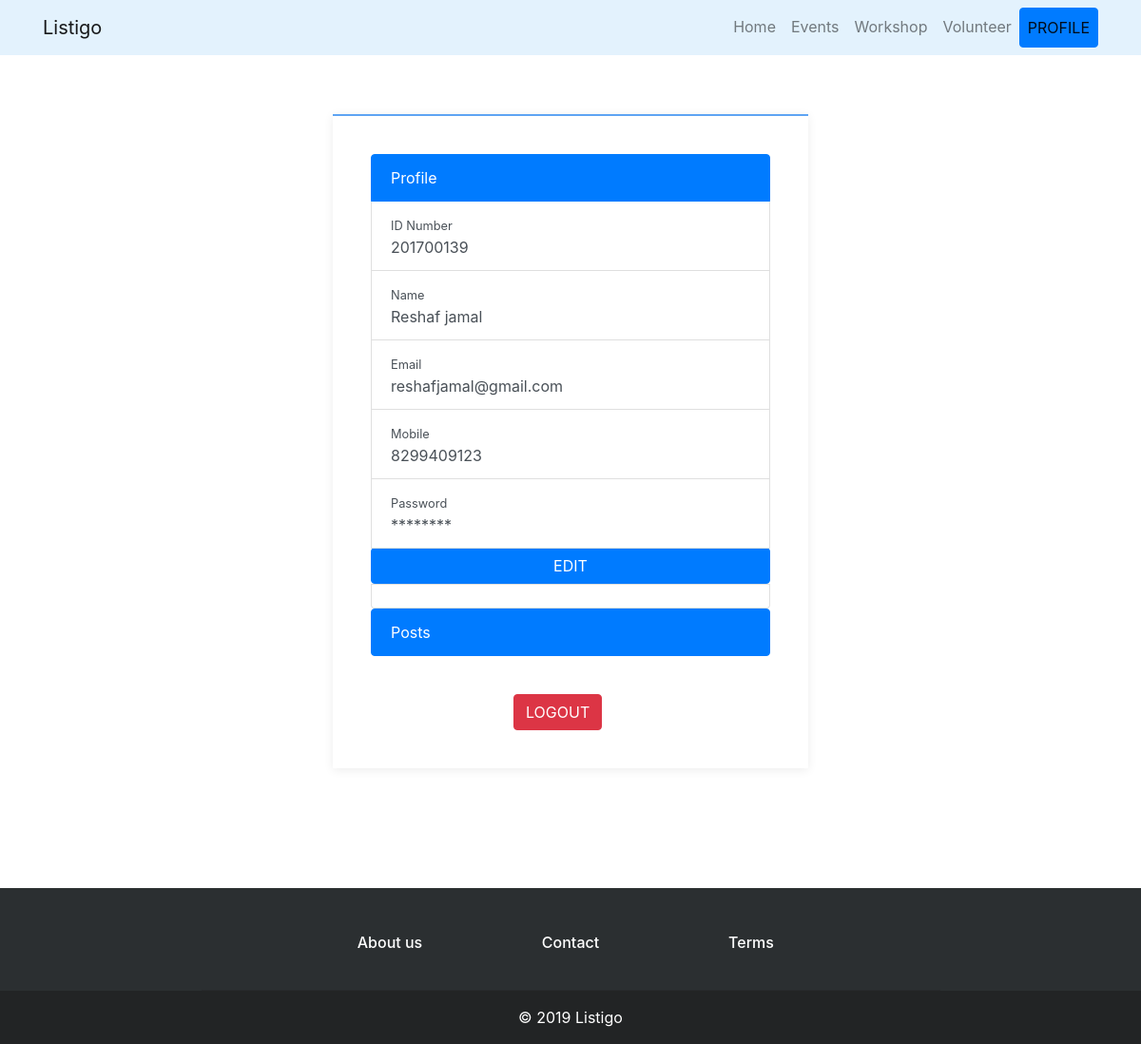
The app's page /profile.php (signed in) with its own data.
### tables this page shows
CREATE TABLE `user` (
  `Name` varchar(50) NOT NULL,
  `ID` bigint(20) UNSIGNED NOT NULL,
  `Password` varchar(20) NOT NULL,
  `Email` varchar(30) NOT NULL,
  `Mobile` bigint(20) UNSIGNED NOT NULL,
  `Verified` tinyint(1) NOT NULL DEFAULT 0
);

### profile.php (the view, shortened to what this page needs)
<?php
  require("res/config.php");
  if(isset($_SESSION['idno'])) {
    $idno = $_SESSION['idno'];
    $query = "SELECT `Name`, `ID`, `Password`, `Email`, `Mobile` FROM `user` WHERE ID = '$idno'";
    $result1 = mysqli_query($conn, $query);
    $post = mysqli_fetch_assoc($result1);
  }
  else {
    header("location: index.php");
  }
?>
<!doctype html>
<html lang="en">
  <head>
      <?php require("res/header.php"); ?>
  </head>
  <body>
   <nav class="navbar navbar-light navbar-expand-lg fixed-top clean-navbar" style="background-color: #e3f2fd">
      <div class="container">
        <a class="navbar-brand" href="index.php">Listigo</a>
        <div class="collapse navbar-collapse" id="navcol-1">
          <ul class="nav navbar-nav ml-auto">
            <li class="nav-item" role="presentation"><a class="nav-link" href="index.php">Home</a></li>
            <li class="nav-item" role="presentation"><a class="nav-link" href="events.php">Events</a></li>
            <li class="nav-item" role="presentation"><a class="nav-link" href="workshop.php">Workshop</a></li>
            <li class="nav-item" role="presentation"><a class="nav-link" href="volunteer.php">Volunteer</a></li>
            <li class="nav-item" role="presentation"><a class="nav-link btn btn-outline-primary active" href="profile.php" role="button">PROFILE</a></li>
          </ul>
        </div>
      </div>
    </nav>
    <div class="container titler">
    <div class="list-group">
        <li class="list-group-item list-group-item-action active">Profile</li>
        <li class="list-group-item list-group-item-action">
          <small>ID Number</small>
          <div id="idno"><?php echo $post["ID"]; ?></div>
        </li>
        <li class="list-group-item list-group-item-action">
					<small>Name</small>
					<div id="name"><?php echo $post["Name"]; ?></div>
				</li>
				<li class="list-group-item list-group-item-action">
					<small>Email</small>
					<div id="email"><?php echo $post["Email"]; ?></div>
				</li>
				<li class="list-group-item list-group-item-action">
					<small>Mobile</small>
					<div id="mob"><?php echo $post["Mobile"]; ?></div>
				</li>
				<li class="list-group-item list-group-item-action">
					<small>Password</small>
					<div id="pass">********</div>
				</li>
        <button  class="btn btn-primary" data-toggle="modal" href="#editName">EDIT</button>
				<li class="list-group-item list-group-item-action"></li>
    </div>
    <div class="list-group">
      <li class="list-group-item list-group-item-action active">Posts</li>
    </div>
    <form action="<?php echo $_SERVER['PHP_SELF']; ?>" method="GET">
        <button name="logout" class="btn btn-primary btn-danger logout" >LOGOUT</button>
    </form>
    </div>
    <?php require("res/footer.php"); ?>
  </body>
</html>

### style/listigo.css (style rules this page uses)
html { position: relative; min-height: 100%; }
body { padding-top: 50px; }

### profile.php (style rules this page uses)
.titler { border-top: 2px solid #5ea4f3; background-color: #fff; max-width: 500px; margin: auto; padding: 40px; box-shadow: 0 2px 10px rgba(0,0,0,.075); margin-top: 70px; margin-bottom: 50px; }
.logout { margin-top: 40px; margin-left: 12.5vmax; }

### records on screen
user: ID "201700139", Name "Reshaf jamal", Email "reshafjamal@gmail.com", Mobile "8299409123"
